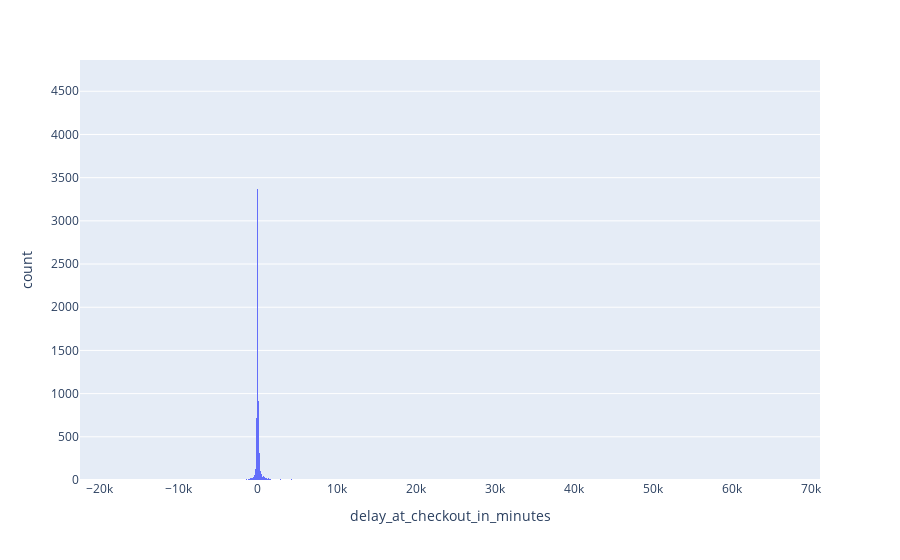

Notebook code for this chart:
### Code cell
px.histogram(data_frame=df_delay_analysis, x='delay_at_checkout_in_minutes')

### Figure 1 — Plotly figure (JSON) as saved in the notebook; plotly's stock layout.template omitted (floating-point values rounded to 4 significant figures; data arrays with more than 128 entries replaced by an {"elided": "..."} marker saying what was removed)
{"data": [{"alignmentgroup": "True", "bingroup": "x", "hovertemplate": "delay_at_checkout_in_minutes=%{x}<br>count=%{y}<extra></extra>", "legendgroup": "", "marker": {"color": "#636efa", "pattern": {"shape": ""}}, "name": "", "offsetgroup": "", "orientation": "v", "showlegend": false, "type": "histogram", "x": {"elided": "21310 int values"}, "xaxis": "x", "yaxis": "y"}], "layout": {"barmode": "relative", "legend": {"tracegroupgap": 0}, "margin": {"t": 60}, "xaxis": {"anchor": "y", "domain": [0, 1], "title": {"text": "delay_at_checkout_in_minutes"}}, "yaxis": {"anchor": "x", "domain": [0, 1], "title": {"text": "count"}}}}
